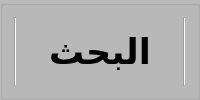
         <widget class="QGroupBox" name="groupBox_12">
          <property name="styleSheet">
           <string notr="true">QGroupBox{
 background-color:rgba(66,66,66,20%);
}</string>
          </property>
          <property name="title">
           <string/>
          </property>
          <layout class="QHBoxLayout" name="horizontalLayout_2">
           <item>
            <widget class="Line" name="line_8">
             <property name="orientation">
              <enum>Qt::Vertical</enum>
             </property>
            </widget>
           </item>
           <item>
            <layout class="QVBoxLayout" name="verticalLayout_4">
             <item>
              <widget class="QLabel" name="label_15">
               <property name="font">
                <font>
                 <pointsize>26</pointsize>
                 <weight>75</weight>
                 <bold>true</bold>
                </font>
               </property>
               <property name="text">
                <string>البحث</string>
               </property>
               <property name="alignment">
                <set>Qt::AlignCenter</set>
               </property>
              </widget>
             </item>
            </layout>
           </item>
           <item>
            <widget class="Line" name="line_25">
             <property name="orientation">
              <enum>Qt::Vertical</enum>
             </property>
            </widget>
           </item>
          </layout>
         </widget>
